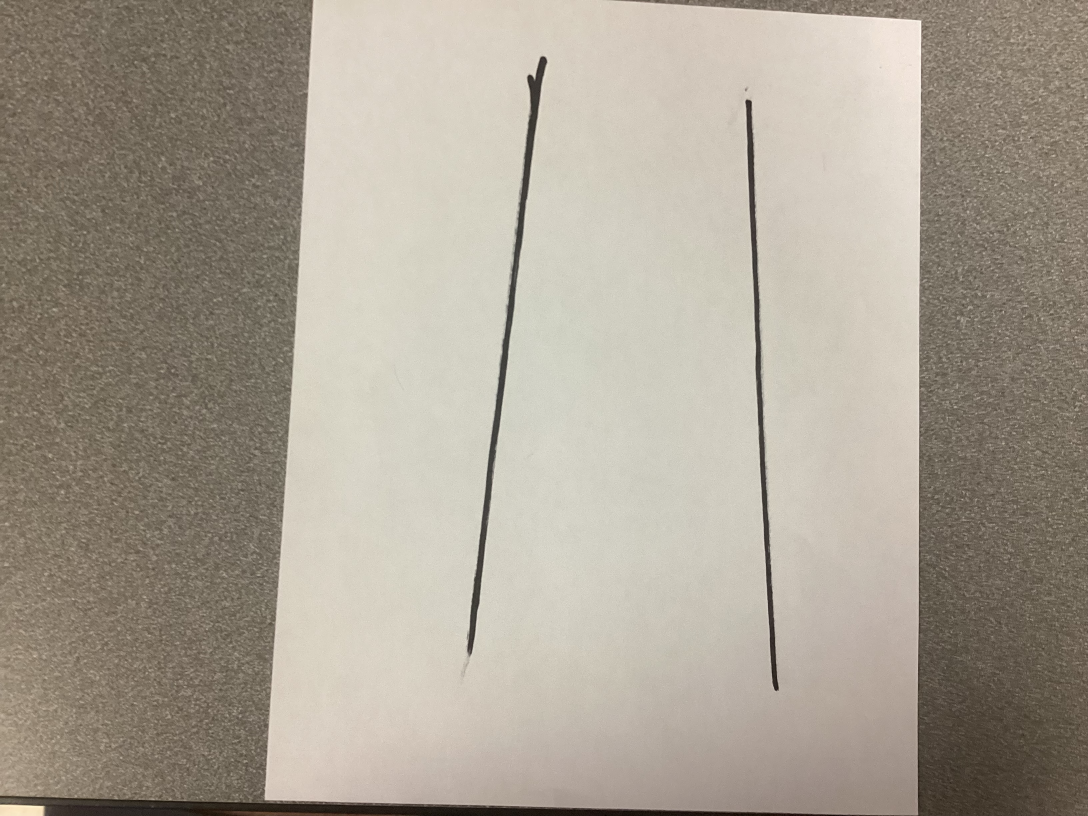
#> input picture vertical.jpg, 3264 x 2448 px, given in place of arrow.png, which was not available (shown at 1/3 size)
$ python main3.py
#> lines starting #> are read from the running program, lines starting #| are printed output that depends on the picture; after the words box and inside, x2 and y2 are one past the last pixel; in counts of white or black regions, pixels touching at a corner belong together; pictures that were not available may be replaced by others from this repository, and a replacement may not be noted
import cv2
import numpy as np
import matplotlib.pyplot as plt
from skimage.morphology import skeletonize

'''
Program for lane detection and overlaying a compass rose on a video feed.

Steps:
1. Apply perspective transformation to the input frame.
2. Mask out unnecessary colors and detect lane lines.
3. Process the image using edge detection and Hough transform.
4. Create a histogram.
5. Perform a sliding window search to identify lane curves.
6. Calculate and overlay a centerline for lane guidance.
7. Overlay a directional arrow on the processed frame.
8. Display the final output with detected lanes and directional arrows.
'''

'''
Need to Fix:
1. If no lanes are detected, display those of previous frame.
2. Lower contrast of the video so that second part does not break.
3. If the avg slope of the line is not vertical or curves too much, straighten it or use made up line.
    - Could also use histogram pixel intensity
'''


plt.ion()
avg_distance = 250
prev_leftx, prev_lefty, prev_rightx, prev_righty = None, None, None, None


def perspective(img):
    """Apply perspective transformation to warp the input image."""
    tl, bl, tr, br = (150, 350), (10, 460), (420, 350), (560, 460)
    cv2.circle(img, tl, 5, (0, 0, 255), -1)
    cv2.circle(img, bl, 5, (0, 0, 255), -1)
    cv2.circle(img, tr, 5, (0, 0, 255), -1)
    cv2.circle(img, br, 5, (0, 0, 255), -1)
    pts1 = np.float32([tl, bl, tr, br])
    pts2 = np.float32([[0, 0], [0, 480], [640, 0], [480, 640]])
    matrix = cv2.getPerspectiveTransform(pts1, pts2)
    inv_matrix = cv2.getPerspectiveTransform(pts2, pts1)
    warped = cv2.warpPerspective(img, matrix, (640, 480))
    cv2.imshow("Warped", warped)
    return warped, inv_matrix


def color_mask(img):
    """Apply color masking to filter out lane lines from the image."""
    hsv = cv2.cvtColor(img, cv2.COLOR_BGR2HSV)
    white_mask = cv2.inRange(hsv, (0, 0, 200), (255, 30, 255))
    yellow_mask = cv2.inRange(hsv, (10, 70, 80), (50, 255, 255))
    green_mask = cv2.inRange(hsv, (25, 40, 40), (90, 255, 255))
    non_grass_mask = cv2.bitwise_not(green_mask)
    lane_mask = cv2.bitwise_or(white_mask, yellow_mask)
    final_mask = cv2.bitwise_and(lane_mask, non_grass_mask)
    masked = cv2.bitwise_and(img, img, mask=final_mask)
    cv2.imshow("Masked", masked)
    return masked


def process_image(img):
    """Process the image using Gaussian blur and edge detection."""
    # [4 lines of commented-out code are left out]
    masked = color_mask(img)
    blur = cv2.GaussianBlur(masked, (3, 3), 1)
    gray = cv2.cvtColor(blur, cv2.COLOR_BGR2GRAY)
    edges = cv2.Canny(gray, 50, 150)
    return edges


def compute_avg_distance(left_line, right_line):
    """Calculate the distance between the two lanes."""
    global avg_distance
    total_distance = 0
    num = min(len(left_line), len(right_line))
    for i in range(num):
        total_distance += (right_line[i] - left_line[i])
    current_avg = total_distance / num
    if current_avg > 200: return current_avg
    else: return avg_distance

def create_points(line, avgd):
    """Predict inexistant line by creating points following a slope"""
    new_line = []
    for point in line:
        new_line.append(point + avgd)
    return np.array(new_line)


def compute_average_slope(linex, liney):
    """Calculate the slope of a given line segment."""
    total = 0
    for i in range(1, len(linex)):
        total += (liney[i]-liney[i-1])/(linex[i]-linex[i-1])
    return total/len(linex)


def hough_lines(img):
    """Apply Hough Transform to detect lane lines."""
    lines = cv2.HoughLinesP(img, 1, np.pi / 180, 50, minLineLength=50, maxLineGap=200)
    return lines


def get_histogram(img):
    """Compute the histogram of the lower half of the image."""
    return np.sum(img[img.shape[0] // 2:, :], axis=0)


def plot_histogram(histogram):
    """Plot and update the histogram visualization."""
    plt.clf()
    plt.plot(histogram)
    plt.title("Lane Line Histogram")
    plt.xlabel("Pixel Position")
    plt.ylabel("Sum of Pixel Intensities")
    plt.pause(0.1)


def calculate_centerline(left_curve, right_curve, plot_y):
    """Calculate the centerline between two detected lane curves."""
    center_curve = (left_curve + right_curve) / 2
    return np.array([np.transpose(np.vstack([center_curve, plot_y]))])


def arrow_overlay(img, arrow, location):
    """Overlay a transparent arrow image onto a larger background image."""
    h, w, _ = arrow.shape
    x, y = location
    alpha = arrow[:, :, 3] / 255
    blended = (1 - alpha[:, :, None]) * img[y:y + h, x:x + w, :3] + alpha[:, :, None] * arrow[:, :, :3]
    img[y:y + h, x:x + w, :3] = blended.astype(np.uint8)
    return img


def sliding_window_search(binary_warped, original_img, inv_matrix):
    """Perform a sliding window search to detect lane lines."""
    global avg_distance, prev_leftx, prev_lefty, prev_rightx, prev_righty
    histogram = get_histogram(binary_warped)
    # plot_histogram(histogram)
    midpoint = np.int32(histogram.shape[0] / 2)
    leftx_base = np.argmax(histogram[:midpoint])
    rightx_base = np.argmax(histogram[midpoint:]) + midpoint

    nwindows = 6
    window_height = np.int32(binary_warped.shape[0] / nwindows)
    nonzero = binary_warped.nonzero()
    nonzeroy, nonzerox = np.array(nonzero[0]), np.array(nonzero[1])
    leftx_current, rightx_current = leftx_base, rightx_base
    margin, minpix = 100, 50
    left_lane_inds, right_lane_inds = [], []

    for window in range(nwindows):
        win_y_low = binary_warped.shape[0] - (window + 1) * window_height
        win_y_high = binary_warped.shape[0] - window * window_height
        win_xleft_low, win_xleft_high = leftx_current - margin, leftx_current + margin
        win_xright_low, win_xright_high = rightx_current - margin, rightx_current + margin
        left_inds = ((nonzeroy >= win_y_low) & (nonzeroy < win_y_high) & (nonzerox >= win_xleft_low) & (
                    nonzerox < win_xleft_high)).nonzero()[0]
        right_inds = ((nonzeroy >= win_y_low) & (nonzeroy < win_y_high) & (nonzerox >= win_xright_low) & (
                    nonzerox < win_xright_high)).nonzero()[0]
        left_lane_inds.append(left_inds)
        right_lane_inds.append(right_inds)

        if len(left_inds) > minpix:
            leftx_current = np.int32(np.mean(nonzerox[left_inds]))
        if len(right_inds) > minpix:
            rightx_current = np.int32(np.mean(nonzerox[right_inds]))

    left_lane_inds = np.concatenate(left_lane_inds)
    right_lane_inds = np.concatenate(right_lane_inds)
    leftx, lefty = nonzerox[left_lane_inds], nonzeroy[left_lane_inds]
    rightx, righty = nonzerox[right_lane_inds], nonzeroy[right_lane_inds]
    lane_image = np.zeros_like(original_img)
    plot_y = np.linspace(0, original_img.shape[0] - 1, original_img.shape[0])

    if not len(leftx) and not len(lefty) and len(rightx) and len(righty):
        leftx = create_points(rightx, -avg_distance)
        lefty = righty

    elif not len(rightx) and not len(righty) and len(leftx) and len(lefty):
        rightx = create_points(leftx, avg_distance)
        righty = lefty

    if len(leftx) and len(lefty) and len(rightx) and len(righty):
        print(avg_distance)
        avg_distance = compute_avg_distance(leftx, rightx)
        avg_slope_left = compute_average_slope(leftx, lefty)
        avg_slope_right = compute_average_slope(rightx, righty)
        if avg_distance < 250:
            leftx, rightx = [], []

    if not len(leftx) and prev_leftx is not None:
        leftx, lefty = prev_leftx, prev_lefty
    if not len(rightx) and prev_rightx is not None:
        rightx, righty = prev_rightx, prev_righty

    if len(leftx):
        prev_leftx, prev_lefty = leftx, lefty
    if len(rightx):
        prev_rightx, prev_righty = rightx, righty

    if len(leftx) and len(lefty):
        left_fit = np.polyfit(lefty, leftx, 2)
        left_curve = np.polyval(left_fit, plot_y)
        left_points = np.array([np.transpose(np.vstack([left_curve, plot_y]))])
        cv2.polylines(lane_image, np.int32([left_points]), isClosed=False, color=(0, 255, 0), thickness=10)

    if len(rightx) and len(righty):
        right_fit = np.polyfit(righty, rightx, 2)
        right_curve = np.polyval(right_fit, plot_y)
        right_points = np.array([np.transpose(np.vstack([right_curve, plot_y]))])
        cv2.polylines(lane_image, np.int32([right_points]), isClosed=False, color=(0, 0, 255), thickness=10)

    if len(leftx) and len(lefty) and len(rightx) and len(righty):
        center_points = calculate_centerline(left_curve, right_curve, plot_y)
        cv2.polylines(lane_image, np.int32([center_points]), isClosed=False, color=(255, 255, 0), thickness=5)

    cv2.imshow("Warped with Lane", lane_image)
    unwarped_lane = cv2.warpPerspective(lane_image, inv_matrix, (original_img.shape[1], original_img.shape[0]))
    result = cv2.addWeighted(original_img, 1, unwarped_lane, 10, 0)
    return result


def main():
    """Main function to capture video, process frames, and display lane detection output."""
    cap = cv2.VideoCapture('drivingPWP2.mp4')
    arrow = cv2.imread('arrow.png', cv2.IMREAD_UNCHANGED)
#> arrow is the input picture: shape (2448, 3264, 3); mean B, G, R 147, 160.1, 168.3
    arrow = cv2.resize(arrow, (108, 80))
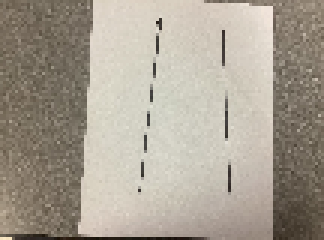
#> arrow: shape (80, 108, 3) (shown 3 times larger); mean B, G, R 146.6, 159.7, 167.9

    while cap.isOpened():
        ret, frame = cap.read()
        if not ret:
            break
        frame = cv2.resize(frame, (640, 480))
        p_wrap, inv_matrix = perspective(frame)
#> in perspective, `cv2.circle(img, bl, 5, (0, 0, 255), -1)`: img: shape (480, 640, 3); mean B, G, R 146.8, 159.9, 168.3
#> in perspective, `cv2.circle(img, tr, 5, (0, 0, 255), -1)`: img: shape (480, 640, 3); mean B, G, R 146.8, 159.9, 168.3
#> in perspective, `cv2.circle(img, br, 5, (0, 0, 255), -1)`: img: shape (480, 640, 3); mean B, G, R 146.7, 159.9, 168.3
#> in perspective, `warped = cv2.warpPerspective(img, matrix, (640, 480))`:
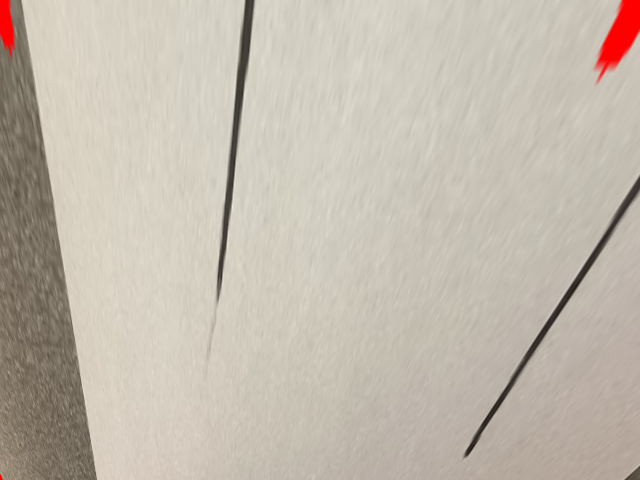
#> warped: shape (480, 640, 3); mean B, G, R 174, 186.4, 195.1
#> inv_matrix = [[0.714, -0.304, 150], [0.243, -0.347, 350], [0.000694, -0.00125, 1]]
        processed_img = process_image(p_wrap)
#> in color_mask, `hsv = cv2.cvtColor(img, cv2.COLOR_BGR2HSV)`: hsv: shape (480, 640, 3); mean H, S, V 19.5, 28.4, 195.1
#> in color_mask, `white_mask = cv2.inRange(hsv, (0, 0, 200), (255, 30, 255))`:
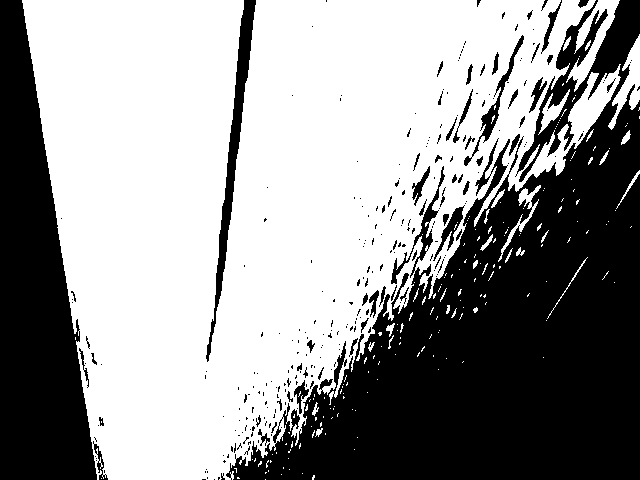
#> white_mask: shape (480, 640); 58.8% white; 283 black regions (225 under 20 px), largest, box (x1, y1, x2, y2) and area: (226, 0, 640, 480) 89546, (0, 0, 97, 480) 28756, (206, 0, 256, 362) 3015
#> in color_mask, `yellow_mask = cv2.inRange(hsv, (10, 70, 80), (50, 255, 255))`: yellow_mask: shape (480, 640); 0.01% white in thin lines or dots, all inside (x1, y1, x2, y2) = (0, 39, 80, 457)
#> in color_mask, `green_mask = cv2.inRange(hsv, (25, 40, 40), (90, 255, 255))`: green_mask: shape (480, 640); 0.01% white in thin lines or dots, all inside (x1, y1, x2, y2) = (235, 72, 243, 114)
#> in color_mask, `lane_mask = cv2.bitwise_or(white_mask, yellow_mask)`: lane_mask: shape (480, 640); 58.8% white; 283 black regions (225 under 20 px), largest, box (x1, y1, x2, y2) and area: (226, 0, 640, 480) 89546, (0, 0, 97, 480) 28727, (206, 0, 256, 362) 3015
#> in process_image, `blur = cv2.GaussianBlur(masked, (3, 3), 1)`:
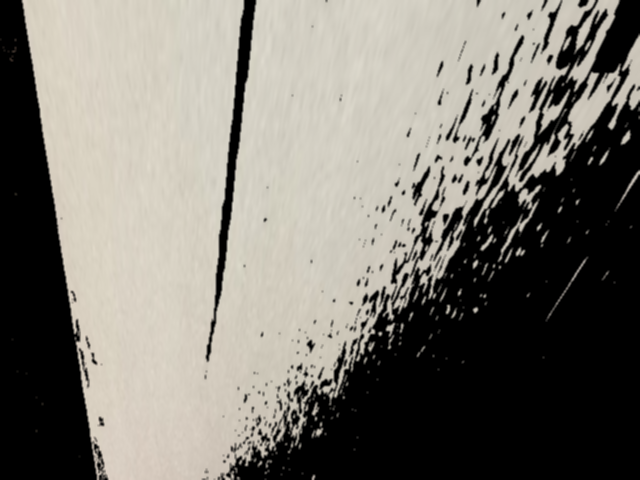
#> blur: shape (480, 640, 3); mean B, G, R 112.6, 120.3, 123.7
#> in process_image, `edges = cv2.Canny(gray, 50, 150)`:
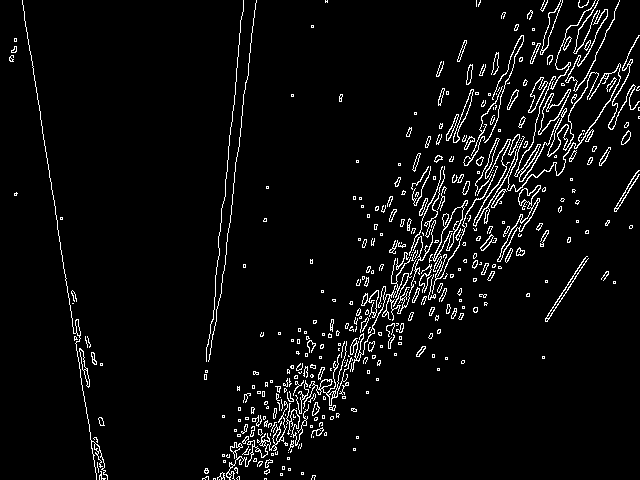
#> edges: shape (480, 640); 4.7% white in thin lines or dots
        frame = sliding_window_search(processed_img, frame, inv_matrix)
#> in sliding_window_search, `histogram = get_histogram(binary_warped)`: histogram = 640 values, max 10710 at index 289, min 0 at index 0, mean 2675.1
#> in sliding_window_search, `leftx_base = np.argmax(histogram[:midpoint])`: leftx_base = 289
#> in sliding_window_search, `rightx_base = np.argmax(histogram[midpoint:]) + midpoint`: rightx_base = 368
#> in sliding_window_search, `nonzero = binary_warped.nonzero()`: nonzero = 14476 positions, rows 0 to 479, columns 9 to 639
#> in sliding_window_search, `nonzeroy, nonzerox = np.array(nonzero[0]), np.array(nonzero[1])`: nonzeroy = 14476 values from 0 to 479; nonzerox = 14476 values, max 639 at index 629, min 9 at index 1158, mean 410.7
#> in sliding_window_search, `leftx_current, rightx_current = leftx_base, rightx_base`: leftx_current = 289; rightx_current = 368
#> the loop in sliding_window_search, `for window in range(nwindows):` made 6 passes
#> (win_xleft_low, win_xleft_high, win_xright_low, win_xright_high, leftx_current, rightx_current) on passes 1 to 6: (189, 389, 268, 468, 273, 297), (173, 373, 197, 397, 313, 320), (213, 413, 220, 420, 359, 379), (259, 459, 279, 479, 417, 431), (317, 517, 331, 531, 471, 478), (371, 571, 378, 578, 522, 526)
#> after the loop in sliding_window_search, `for window in range(nwindows):`: left_lane_inds = 6 items
#> in sliding_window_search, `left_lane_inds = np.concatenate(left_lane_inds)`: left_lane_inds = 7137 values, max 14475 at index 1611, min 5 at index 6296, mean 8530
#> in sliding_window_search, `right_lane_inds = np.concatenate(right_lane_inds)`: right_lane_inds = 7077 values, max 14475 at index 869, min 5 at index 6170, mean 7776
#> in sliding_window_search, `leftx, lefty = nonzerox[left_lane_inds], nonzeroy[left_lane_inds]`: leftx = 7137 values, max 570 at index 6453, min 202 at index 1573, mean 374.2; lefty = 7137 values, max 479 at index 1594, min 0 at index 6296, mean 273.4
#> in sliding_window_search, `rightx, righty = nonzerox[right_lane_inds], nonzeroy[right_lane_inds]`: rightx = 7077 values, max 577 at index 6322, min 204 at index 1912, mean 400.3; righty = 7077 values, max 479 at index 868, min 0 at index 6170, mean 248.6
#> in compute_avg_distance, `num = min(len(left_line), len(right_line))`: num = 7077
#> the loop in compute_avg_distance, `for i in range(num):` made 7077 passes
#> total_distance on passes 1 to 3: 34, 66, 68
#> after the loop in compute_avg_distance, `for i in range(num):`: total_distance = 193882
#> in compute_avg_distance, `current_avg = total_distance / num`: current_avg = 27.4
#> in sliding_window_search, `avg_distance = compute_avg_distance(leftx, rightx)`: avg_distance = 250
#> the loop in compute_average_slope, `for i in range(1, len(linex)):` made 7136 passes
#> total on passes 1 to 3: 0, 0, 0
#> after the loop in compute_average_slope, `for i in range(1, len(linex)):`: total = -17.52
#> in sliding_window_search, `avg_slope_left = compute_average_slope(leftx, lefty)`: avg_slope_left = -0.00245
#> the loop in compute_average_slope (call 2), `for i in range(1, len(linex)):` made 7076 passes
#> in sliding_window_search, `avg_slope_right = compute_average_slope(rightx, righty)`: avg_slope_right = inf
#> in sliding_window_search, `prev_leftx, prev_lefty = leftx, lefty`: prev_leftx has the same summary as leftx; prev_lefty has the same summary as lefty
#> in sliding_window_search, `prev_rightx, prev_righty = rightx, righty`: prev_rightx has the same summary as rightx; prev_righty has the same summary as righty
#> in sliding_window_search, `left_fit = np.polyfit(lefty, leftx, 2)`: left_fit = [0.000116, -0.695, 553.3]
#> in sliding_window_search, `left_curve = np.polyval(left_fit, plot_y)`: left_curve = 480 values, max 553.3 at index 0, min 247.2 at index 479, mean 395.8
#> in sliding_window_search, `left_points = np.array([np.transpose(np.vstack([left_curve, plot_y]))])`: left_points = 480 pairs, first value 247.2 to 553.3, second value 0 to 479
#> in sliding_window_search, `cv2.polylines(lane_image, np.int32([left_points]), isClosed=False, col..`:
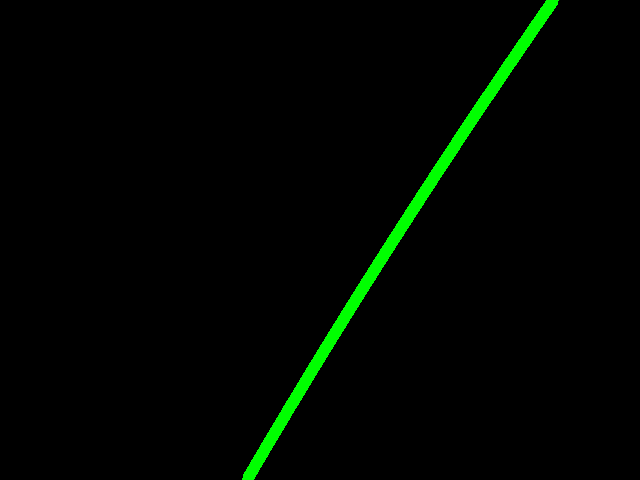
#> lane_image: shape (480, 640, 3); mean of channels 0, 1, 2 0, 5.6, 0; drawn as B, G, R
#> in sliding_window_search, `right_fit = np.polyfit(righty, rightx, 2)`: right_fit = [1.81e-05, -0.629, 555.3]
#> in sliding_window_search, `right_curve = np.polyval(right_fit, plot_y)`: right_curve = 480 values, max 555.3 at index 0, min 258.1 at index 479, mean 406
#> in sliding_window_search, `right_points = np.array([np.transpose(np.vstack([right_curve, plot_y])..`: right_points = 480 pairs, first value 258.1 to 555.3, second value 0 to 479
#> in calculate_centerline, `center_curve = (left_curve + right_curve) / 2`: center_curve = 480 values, max 554.3 at index 0, min 252.6 at index 479, mean 400.9
#> in sliding_window_search, `center_points = calculate_centerline(left_curve, right_curve, plot_y)`: center_points = 480 pairs, first value 252.6 to 554.3, second value 0 to 479
#> in sliding_window_search, `cv2.polylines(lane_image, np.int32([center_points]), isClosed=False, c..`:
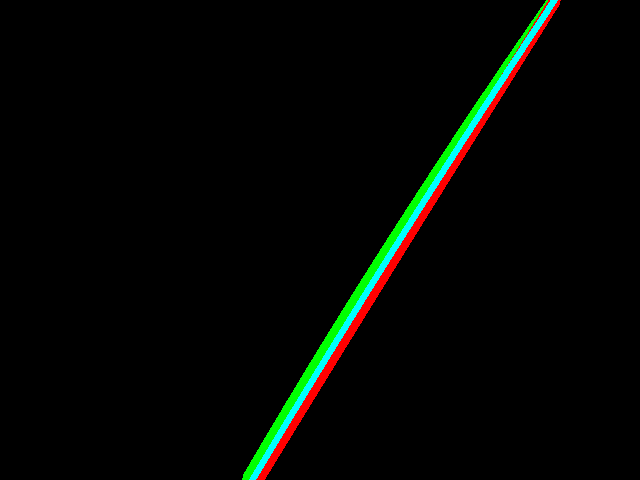
#> lane_image: shape (480, 640, 3); mean of channels 0, 1, 2 3, 6.3, 3.4; drawn as B, G, R
        result = arrow_overlay(frame, arrow, (20, 20))
        cv2.imshow("Lane Detection", result)
        if cv2.waitKey(25) & 0xFF == ord('q'):
            break

    cap.release()
    cv2.destroyAllWindows()

if __name__ == "__main__":
#> (the run stopped early here; a loop or call above may not have finished)
